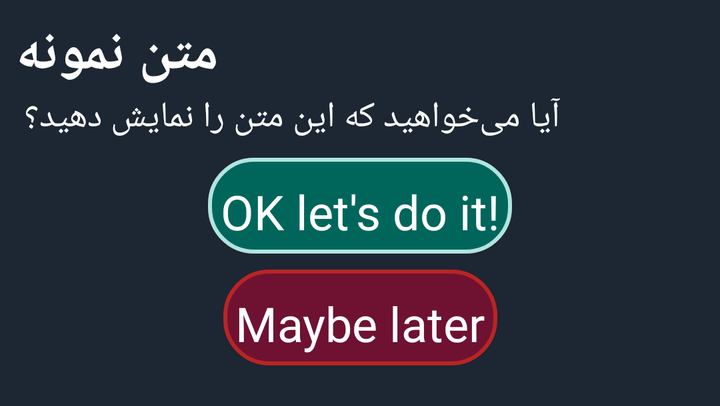
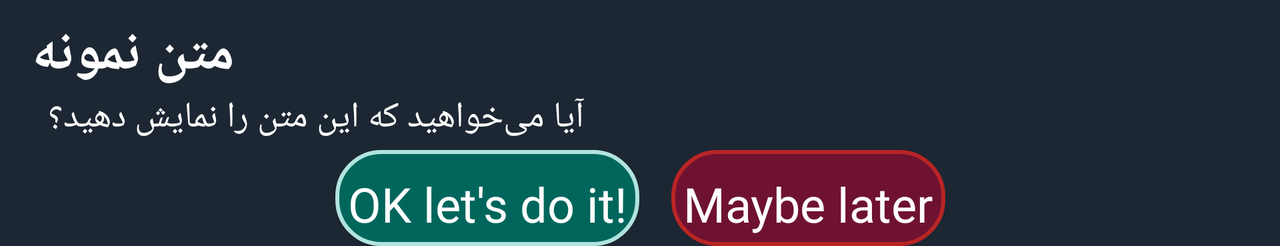

The same Android screen from two of the app's own layout files: first res/layout/ as a phone draws it, then the repository's variant for another configuration, drawn on a device whose configuration selects that folder. Both files follow.
<!-- AndroidManifest.xml: application theme AppTheme -->
<!-- res/layout/question_dialog.xml -->
<?xml version="1.0" encoding="utf-8"?>
<LinearLayout xmlns:android="http://schemas.android.com/apk/res/android"
    android:layout_width="match_parent"
    android:layout_height="wrap_content"
    xmlns:tools="http://schemas.android.com/tools"
    xmlns:app="http://schemas.android.com/apk/res-auto"
    android:orientation="vertical"
    android:layoutDirection="ltr"
    android:textDirection="ltr"
    android:background="@android:color/transparent">

    <androidx.constraintlayout.widget.ConstraintLayout
        android:layout_width="match_parent"
        android:layout_height="wrap_content"
        android:layout_marginBottom="-24dp"
        android:paddingBottom="12dp">
        <TextView
            android:layout_width="0dp"
            android:layout_height="wrap_content"
            android:id="@+id/tvQuestionAlertTitle"
            tools:text="متن نمونه"
            android:fontFamily="@font/iranian_sans"
            app:layout_constraintStart_toStartOf="parent"
            app:layout_constraintEnd_toEndOf="parent"
            app:layout_constraintTop_toTopOf="parent"
            android:textColor="@color/white"
            android:textSize="28sp"
            android:layout_marginStart="8dp"
            android:layout_marginEnd="8dp"
            android:layout_marginTop="8dp"
            android:textStyle="bold"/>

        <TextView
            android:layout_width="0dp"
            android:layout_height="wrap_content"
            android:id="@+id/tvQuestionAlertMessage"
            tools:text="آیا می‌خواهید که این متن را نمایش دهید؟"
            app:layout_constraintStart_toStartOf="parent"
            app:layout_constraintEnd_toEndOf="parent"
            app:layout_constraintTop_toBottomOf="@+id/tvQuestionAlertTitle"
            android:layout_marginStart="12dp"
            android:layout_marginEnd="12dp"
            android:fontFamily="@font/iranian_sans"
            android:textColor="@color/white"
            android:textSize="18sp"/>

        <Button
            android:layout_width="wrap_content"
            android:layout_height="wrap_content"
            android:id="@+id/btnConfirm"
            app:layout_constraintStart_toStartOf="parent"
            app:layout_constraintEnd_toEndOf="parent"
            app:layout_constraintTop_toBottomOf="@+id/tvQuestionAlertMessage"
            android:layout_marginTop="8dp"
            android:background="@drawable/custom_ripple_confirm"
            android:text="@string/okay"
            android:textAlignment="center"
            android:textColor="@color/white"
            android:fontFamily="@font/iranian_sans"
            android:textSize="24sp"
            android:paddingTop="6dp"
            android:paddingStart="6dp"
            android:paddingEnd="6dp"
            android:textAllCaps="false"/>



        <Button
            android:layout_width="wrap_content"
            android:layout_height="wrap_content"
            android:id="@+id/btnReject"
            app:layout_constraintStart_toStartOf="parent"
            app:layout_constraintEnd_toEndOf="parent"
            app:layout_constraintTop_toBottomOf="@+id/btnConfirm"
            app:layout_constraintBottom_toBottomOf="parent"
            android:layout_marginTop="8dp"
            android:background="@drawable/custom_ripple_reject"
            android:text="@string/later"
            android:textColor="@color/white"
            android:fontFamily="@font/iranian_sans"
            android:textSize="24sp"
            android:paddingTop="6dp"
            android:paddingStart="6dp"
            android:paddingEnd="6dp"
            android:layout_marginBottom="32dp"
            android:textAllCaps="false"/>

    </androidx.constraintlayout.widget.ConstraintLayout>

</LinearLayout>
<!-- resources referenced by this layout -->
<resources>
  <color name="white">#ffffff</color>
  <!-- drawable custom_ripple_confirm (drawable) -->
  <?xml version="1.0" encoding="utf-8"?>
  <ripple xmlns:android="http://schemas.android.com/apk/res/android"
      android:color="@color/color_dark_gray">
      <item android:id="@android:id/mask">
          <shape android:shape="rectangle">
              <solid android:color="@color/color_light_gray" />
              <corners android:radius="22dp"/>
          </shape>
      </item>
  
      <item android:id="@android:id/background">
          <shape>
              <stroke android:width="2dp"
                  android:color="@color/LightGreen"/>
              <solid android:color="@color/Green"/>
              <corners
                  android:bottomLeftRadius="22dp"
                  android:bottomRightRadius="22dp"
                  android:topLeftRadius="22dp"
                  android:topRightRadius="22dp"
                  />
          </shape>
      </item>
  </ripple>
  <!-- drawable custom_ripple_reject (drawable) -->
  <?xml version="1.0" encoding="utf-8"?>
  <ripple xmlns:android="http://schemas.android.com/apk/res/android"
      android:color="@color/color_dark_gray">
      <item android:id="@android:id/mask">
          <shape android:shape="rectangle">
              <solid android:color="@color/color_light_gray" />
              <corners android:radius="22dp"/>
          </shape>
      </item>
  
      <item android:id="@android:id/background">
          <shape>
              <stroke android:width="2dp"
                  android:color="#B82525"/>
              <solid android:color="@color/Red"/>
              <corners
                  android:bottomLeftRadius="22dp"
                  android:bottomRightRadius="22dp"
                  android:topLeftRadius="22dp"
                  android:topRightRadius="22dp"
                  />
          </shape>
      </item>
  </ripple>
  <string name="later">Maybe later</string>
  <string name="okay">OK let\'s do it!</string>
  <style name="AppTheme" parent="Theme.AppCompat.DayNight.NoActionBar">
          
          <item name="colorPrimary">@color/activity_background</item>
          <item name="colorPrimaryDark">@color/activity_background</item>
          <item name="colorAccent">@color/colorAccent</item>
          <item name="bottomSheetDialogTheme">@style/AppBottomSheetDialogTheme</item>
  
          <item name="android:windowBackground">@color/activity_background</item>
          <item name="android:colorBackground">@color/activity_background</item>
      </style>
  <color name="color_dark_gray">#5A5A5A</color>
  <color name="color_light_gray">#848484</color>
  <color name="LightGreen">#B1E4DF</color>
  <color name="Green">#00665C</color>
  <color name="Red">#6F1231</color>
  <color name="activity_background">#1D2733</color>
  <color name="colorAccent">#03DAC5</color>
  <style name="AppBottomSheetDialogTheme" parent="Theme.Design.Light.BottomSheetDialog">
          <item name="bottomSheetStyle">@style/AppModalStyle</item>
      </style>
  <style name="AppModalStyle" parent="Widget.Design.BottomSheet.Modal">
          <item name="android:background">@drawable/rounded_dialog</item>
      </style>
  <!-- drawable rounded_dialog (drawable) -->
  <?xml version="1.0" encoding="utf-8"?>
  <shape xmlns:android="http://schemas.android.com/apk/res/android"
      android:shape="rectangle">
      <solid android:color="@color/activity_background" />
      <corners android:topLeftRadius="24dp"
          android:topRightRadius="24dp"
          android:bottomLeftRadius="24dp"
          android:bottomRightRadius="24dp"/>
      <padding android:bottom="24dp"/>
  
  </shape>
</resources>
<!-- res/layout-land/question_dialog.xml (the repository's variant of the layout above) -->
<!-- drawn on the phone turned sideways -->
<?xml version="1.0" encoding="utf-8"?>
<LinearLayout xmlns:android="http://schemas.android.com/apk/res/android"
    android:layout_width="match_parent"
    android:layout_height="wrap_content"
    xmlns:tools="http://schemas.android.com/tools"
    xmlns:app="http://schemas.android.com/apk/res-auto"
    android:orientation="vertical"
    android:layoutDirection="ltr"
    android:textDirection="ltr"
    android:background="@android:color/transparent">

    <androidx.constraintlayout.widget.ConstraintLayout
        android:layout_width="match_parent"
        android:layout_height="wrap_content">
        <TextView
            android:layout_width="0dp"
            android:layout_height="wrap_content"
            android:id="@+id/tvQuestionAlertTitle"
            tools:text="متن نمونه"
            android:fontFamily="@font/iranian_sans"
            app:layout_constraintStart_toStartOf="parent"
            app:layout_constraintEnd_toEndOf="parent"
            app:layout_constraintTop_toTopOf="parent"
            android:textColor="@color/white"
            android:textSize="28sp"
            android:layout_marginStart="16dp"
            android:layout_marginEnd="8dp"
            android:layout_marginTop="8dp"
            android:textStyle="bold"/>

        <TextView
            android:layout_width="0dp"
            android:layout_height="wrap_content"
            android:id="@+id/tvQuestionAlertMessage"
            tools:text="آیا می‌خواهید که این متن را نمایش دهید؟"
            app:layout_constraintStart_toStartOf="parent"
            app:layout_constraintEnd_toEndOf="parent"
            app:layout_constraintTop_toBottomOf="@+id/tvQuestionAlertTitle"
            android:layout_marginStart="24dp"
            android:fontFamily="@font/iranian_sans"
            android:textColor="@color/white"
            android:textSize="18sp"/>

        <Button
            android:layout_width="wrap_content"
            android:layout_height="wrap_content"
            android:id="@+id/btnConfirm"
            app:layout_constraintStart_toStartOf="parent"
            app:layout_constraintEnd_toStartOf="@+id/btnReject"
            app:layout_constraintTop_toBottomOf="@+id/tvQuestionAlertMessage"
            android:layout_marginTop="4dp"
            android:background="@drawable/custom_ripple_confirm"
            android:text="@string/okay"
            android:textAlignment="center"
            android:textColor="@color/white"
            android:fontFamily="@font/iranian_sans"
            android:textSize="24sp"
            android:paddingTop="6dp"
            android:paddingStart="6dp"
            android:paddingEnd="6dp"
            android:textAllCaps="false"
            android:layout_marginEnd="8dp"
            app:layout_constraintHorizontal_chainStyle="packed"/>


        <Button
            android:id="@+id/btnReject"
            android:layout_width="wrap_content"
            android:layout_height="wrap_content"
            android:background="@drawable/custom_ripple_reject"
            android:fontFamily="@font/iranian_sans"
            android:paddingStart="6dp"
            android:paddingTop="6dp"
            android:paddingEnd="6dp"
            android:text="@string/later"
            android:textAllCaps="false"
            android:textColor="@color/white"
            android:layout_marginTop="4dp"
            android:textSize="24sp"
            android:layout_marginStart="8dp"
            app:layout_constraintEnd_toEndOf="parent"
            app:layout_constraintStart_toEndOf="@+id/btnConfirm"
            app:layout_constraintTop_toBottomOf="@+id/tvQuestionAlertMessage" />

    </androidx.constraintlayout.widget.ConstraintLayout>

</LinearLayout>
